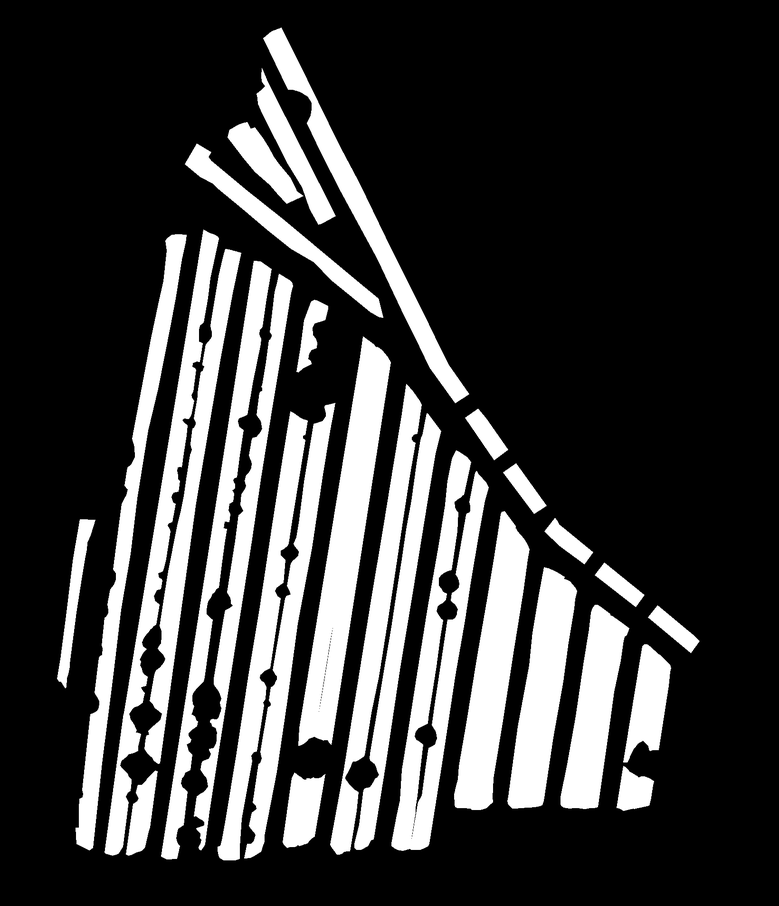
#> input picture 1. Satellite/Dataset/ITESM_20/PASCAL_format/SegmentationClass/1-Estado de Mexico-TEC.png, 779 x 906 px, shrunk from 1640 x 1907 before the run, found by its file name; its folder holds only this picture in this run
$ jupyter execute '2. Annotations.ipynb'   (older library calls are emulated)
#> lines starting #> are read from the running program, lines starting #| are printed output that depends on the picture; after the words box and inside, x2 and y2 are one past the last pixel; in counts of white or black regions, pixels touching at a corner belong together
[cell 1]
import os

database_path=r'C:\Users\nhurst\Desktop\dataset'

image_root_path = os.path.join(database_path,r"PASCAL_format\SegmentationClass")
root_path = os.path.join(database_path,r'PASCAL_format\Annotations')

#image_root_path = r"C:\Users\langh\Dropbox\MCC-I Masters\Thesis\A17\1. Training 400\scripts\jittering\test\SegmentationClass"
#root_path = r'C:\Users\langh\Dropbox\MCC-I Masters\Thesis\A17\1. Training 400\scripts\jittering\test\Annotations'

lista = [f.replace(".png","") for f in os.listdir(image_root_path) if f.endswith(".png")]
# and f.find("-")!=-1

print(lista[:5])

[cell 2]
import cv2

def ReadBWImage(file):
#> called with file = '1-Estado de Mexico-TEC'
    src = cv2.imread(os.path.join(image_root_path,"{}.png".format(file)), 1)
#> src is the input picture: shape (906, 779, 3); min 0, max 255, mean 57.3
    return src

def ExtractBoundingBox(file):
    if(os.path.exists(file)):
        file=os.path.splitext(os.path.basename(file))[0]
    #print(file)
    src = ReadBWImage(file)
    src_gray = cv2.cvtColor(src, cv2.COLOR_BGR2GRAY)
    ret, threshold_output = cv2.threshold(src_gray, 100, 255, cv2.THRESH_BINARY)
#> threshold_output: shape (906, 779); 22.7% white; 29 white regions
    im2, contours, hierarchy = cv2.findContours(threshold_output, cv2.RETR_TREE, cv2.CHAIN_APPROX_SIMPLE)
#> contours = 30 contours, 1 with area under 20; largest, box (x1, y1, x2, y2) and area: (298, 337, 391, 746) 12767, (391, 450, 489, 851) 11794, (454, 511, 530, 810) 9800, (75, 234, 187, 850) 9121, (104, 230, 219, 856) 8970
    src_gray = cv2.cvtColor(src_gray, cv2.COLOR_GRAY2BGR)
    boundRect=[]
    for i, contour in enumerate(contours):
        boundRect.append([coord for coord in cv2.boundingRect(contour)])
#> this loop made 30 passes
#> contour on pass 14: [[414, 814], [415, 813], [416, 814], [415, 815]]
#> after the loop, boundRect = 30 items, first 6: [282, 773, 44, 75], [126, 770, 32, 86], [616, 766, 38, 45], [623, 644, 48, 119], [648, 605, 52, 48], [560, 605, 69, 204]
        # print(boundRect[i])
    return boundRect, src_gray

[cell 3]
import cv2
from matplotlib import pyplot as plt

for file in lista[:5]:
    boundRects,src_gray = ExtractBoundingBox(file)
#> boundRects has the same summary as boundRect in ExtractBoundingBox
    for boundRect in boundRects:
        src_gray=cv2.rectangle(src_gray, (boundRect[0], boundRect[1]), (boundRect[0]+boundRect[2], boundRect[1]+boundRect[3]), (255,0,0), 2)
#> this loop made 30 passes
#> pass 1, `src_gray=cv2.rectangle(src_gray, (boundRect[0], boundRect[1]), (boundR..`:
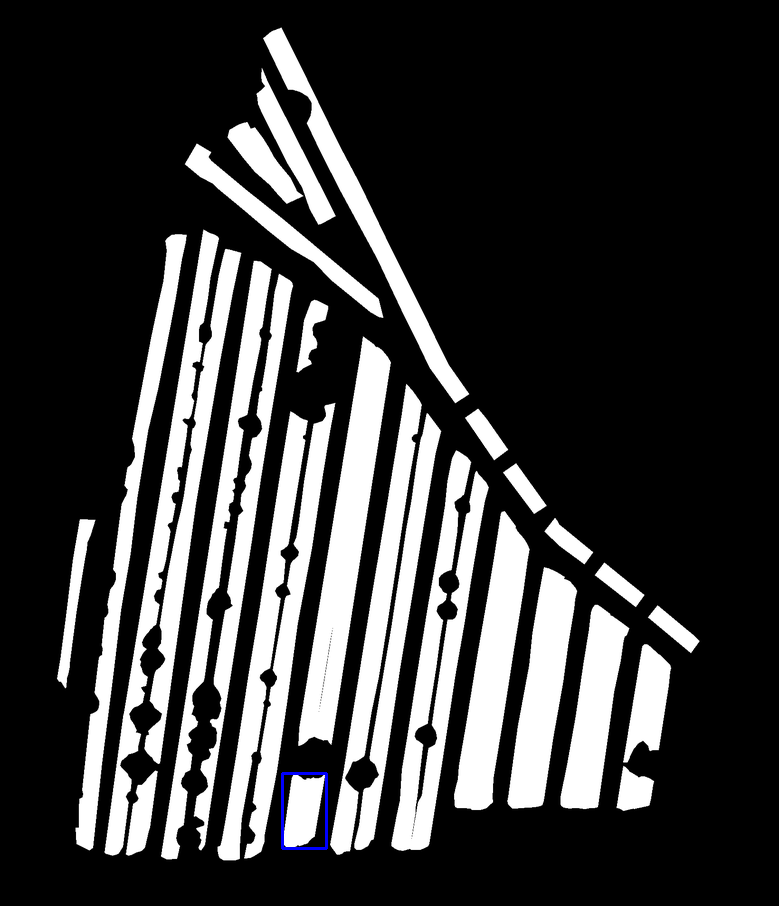
#> src_gray: shape (906, 779, 3); 0.1% of pixels changed, all inside (x1, y1, x2, y2) = (281, 772, 328, 850)
#> pass 2, `src_gray=cv2.rectangle(src_gray, (boundRect[0], boundRect[1]), (boundR..`:
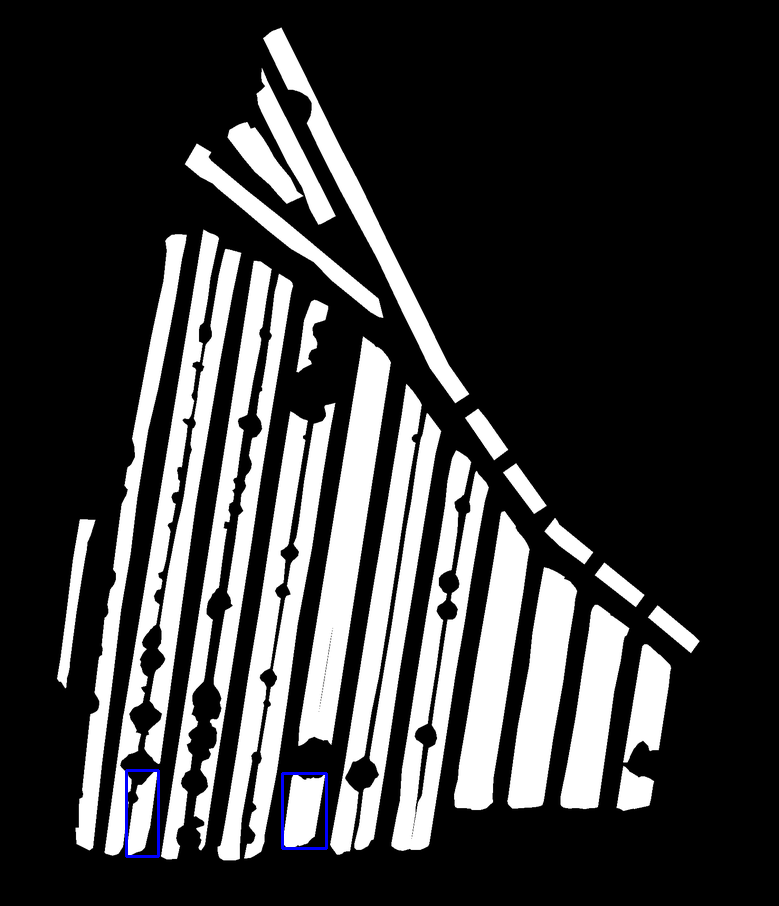
#> src_gray: shape (906, 779, 3); 0.1% of pixels changed, all inside (x1, y1, x2, y2) = (125, 769, 160, 858)
#> pass 3, `src_gray=cv2.rectangle(src_gray, (boundRect[0], boundRect[1]), (boundR..`:
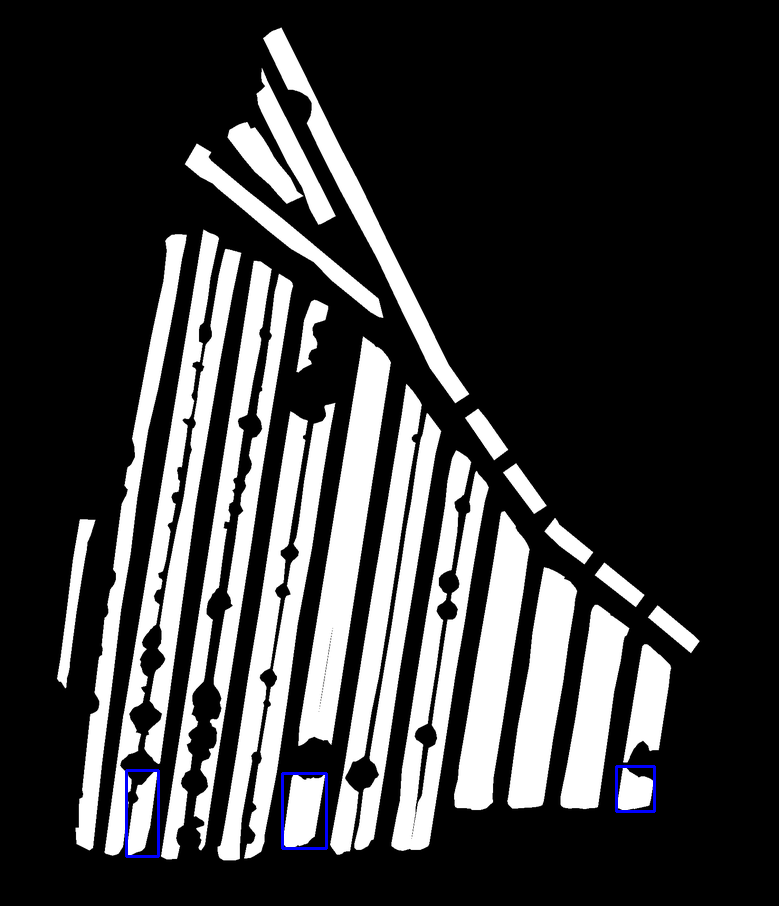
#> src_gray: shape (906, 779, 3); 0.07% of pixels changed, all inside (x1, y1, x2, y2) = (615, 765, 656, 813)
#> after the loop:
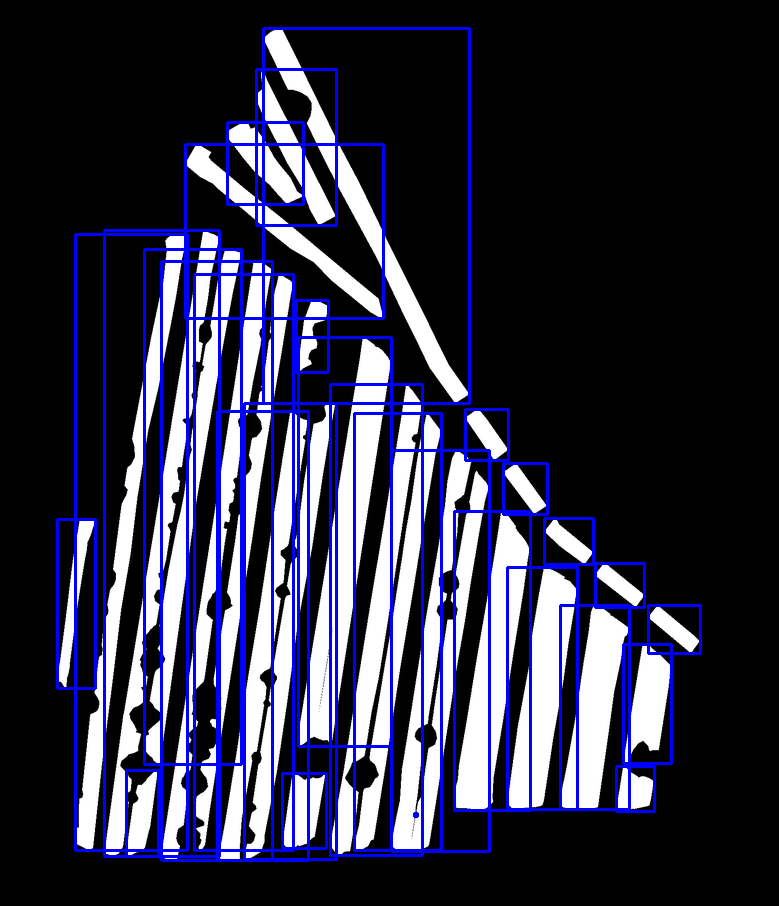
#> src_gray: shape (906, 779, 3); 7.95% of pixels changed, all inside (x1, y1, x2, y2) = (56, 27, 702, 862)

    width = 12
    height = 12
    plt.figure(figsize=(width, height))
    plt.axis("off")
    plt.imshow(src_gray)
    plt.show()

[cell 4]
import os
from lxml import etree

def GenerateFile(filename, xml):
    s = etree.tostring(root, pretty_print=True).decode("utf-8")
    file_path = os.path.join(root_path, filename)
    if(os.path.isfile(file_path)):
        # os.remove(file_path)
        return
    with open(file_path, 'w') as f:
        f.write(s)
    #print("file written:", file_path)

[cell 5]
from lxml import etree
import json
import numpy as np
from PIL import Image

def GenerateXML(file):
#> called with file = '1-Estado de Mexico-TEC'
    _mask_path = os.path.join(image_root_path,file+'.png')

    root = etree.Element('annotation')
    folder = etree.Element('folder')
    folder.text = 'VOC2012'
    root.append(folder)

    filename = etree.Element('filename')
    filename.text = file + '.jpg'
    root.append(filename)

    source = etree.Element('source')
    database = etree.Element('database')
    database.text = 'The VOC2007 Database'
    source.append(database)
    annotation = etree.Element('annotation')
    annotation.text = 'PASCAL VOC2007'
    source.append(annotation)
    root.append(source)

    new_image_root_path=os.path.join(image_root_path, '../JPEGImages')
    _image_path = os.path.join(new_image_root_path,file+'.jpg')
    if(not os.path.exists(_image_path)):
        return None
    _im = Image.open(_image_path)
    _width, _height = _im.size
    _width, _height = str(_width), str(_height)
    size = etree.Element('size')
    width = etree.Element('width')
    width.text = _width
    size.append(width)
    height = etree.Element('height')
    height.text = _height
    size.append(height)
    depth = etree.Element('depth')
    depth.text = '3' # TODO
    size.append(depth)
    root.append(size)

    segmented = etree.Element('segmented')
    segmented.text = '1'
    root.append(segmented)

    boundRects,src_gray = ExtractBoundingBox(_mask_path)
#> the loop in ExtractBoundingBox (call 2), `for i, contour in enumerate(contours):` made 30 passes
#> boundRects has the same summary as boundRect in ExtractBoundingBox

    for _shape in boundRects:
        objecta = etree.Element('object')
        name = etree.Element('name')
        name.text = 'parkingspot'
        objecta.append(name)
        pose = etree.Element('pose')
        pose.text = 'Frontal'
        objecta.append(pose)
        truncated = etree.Element('truncated')
        truncated.text = '0'
        objecta.append(truncated)
        difficult = etree.Element('difficult')
        difficult.text = '0'
        objecta.append(difficult)

        _xmin, _ymin, _xmax, _ymax = _shape[0], _shape[1], _shape[0]+_shape[2], _shape[1]+_shape[3]
        _xmin, _ymin, _xmax, _ymax = str(_xmin), str(_ymin), str(_xmax), str(_ymax)

        bndbox = etree.Element('bndbox')
        xmin = etree.Element('xmin')
        xmin.text = _xmin
        bndbox.append(xmin)
        ymin = etree.Element('ymin')
        ymin.text = _ymin
        bndbox.append(ymin)
        xmax = etree.Element('xmax')
        xmax.text = _xmax
        bndbox.append(xmax)
        ymax = etree.Element('ymax')
        ymax.text = _ymax
        bndbox.append(ymax)
        objecta.append(bndbox)

        root.append(objecta)
#> this loop made 30 passes

    return root

#root = GenerateXML(f)
#GenerateFile("24833427.xml", root)
for i, f in enumerate(lista):
    if(i%1000==0):
        print(f)
    root = GenerateXML(f)
    if root is not None:
        GenerateFile(f + ".xml", root)

print("Finished!")

$ run again, on 1. Satellite/Dataset/ITESM_20/PASCAL_format/SegmentationClass/9-Estado de Mexico-TEC.png
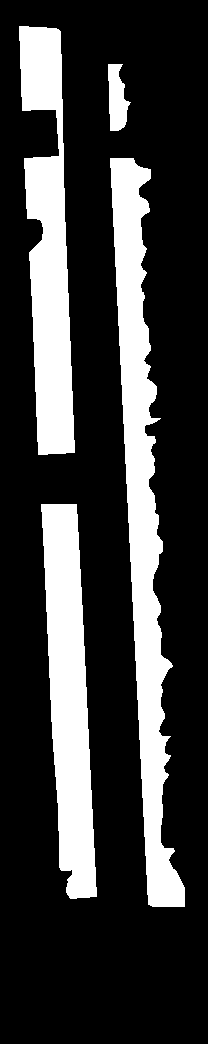
#> input picture 1. Satellite/Dataset/ITESM_20/PASCAL_format/SegmentationClass/9-Estado de Mexico-TEC.png, 208 x 1044 px, found by its file name
#> in ReadBWImage, src is the input picture: shape (1044, 208, 3); 23.1% white; 4 white regions, box (x1, y1, x2, y2) and area: (110, 158, 185, 907) 20615, (19, 26, 75, 455) 14500, (41, 504, 97, 899) 13964, (108, 64, 131, 131) 1024
#> contours = 4 contours; box (x1, y1, x2, y2) and area: (110, 158, 185, 907) 19800, (19, 26, 75, 455) 13998, (41, 504, 97, 899) 13534, (108, 64, 131, 131) 943
#> the loop in ExtractBoundingBox, `for i, contour in enumerate(contours):` made 4 passes
#> after the loop in ExtractBoundingBox, `for i, contour in enumerate(contours):`: boundRect = [[41, 504, 56, 395], [110, 158, 75, 749], [108, 64, 23, 67], [19, 26, 56, 429]]
#> `boundRects,src_gray = ExtractBoundingBox(file)`: boundRects has the same summary as boundRect in ExtractBoundingBox
#> the loop `for boundRect in boundRects:` made 4 passes
#> pass 1, `src_gray=cv2.rectangle(src_gray, (boundRect[0], boundRect[1]), (boundR..`:
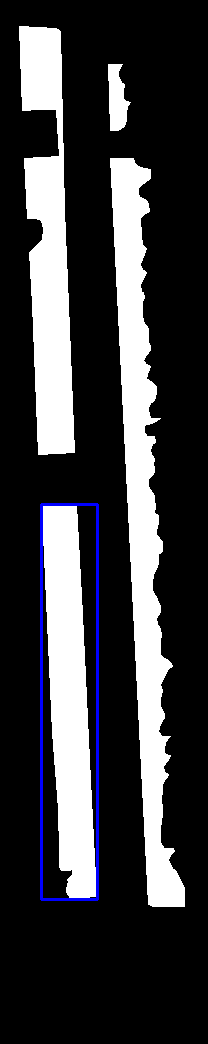
#> src_gray: shape (1044, 208, 3); 1.24% of pixels changed, all inside (x1, y1, x2, y2) = (40, 503, 99, 901)
#> after the loop `for boundRect in boundRects:`:
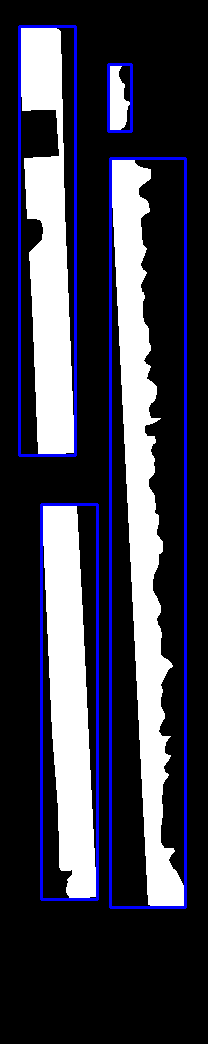
#> src_gray: shape (1044, 208, 3); mean B, G, R 71.3, 58.3, 58.3
#> the loop in ExtractBoundingBox (call 2), `for i, contour in enumerate(contours):` made 4 passes
#> in GenerateXML, `boundRects,src_gray = ExtractBoundingBox(_mask_path)`: boundRects has the same summary as boundRect in ExtractBoundingBox
#> the loop in GenerateXML, `for _shape in boundRects:` made 4 passes

$ run again, on 1. Satellite/Dataset/ITESM_20/PASCAL_format/SegmentationClass/Ejecutivo-TecMilenio.png
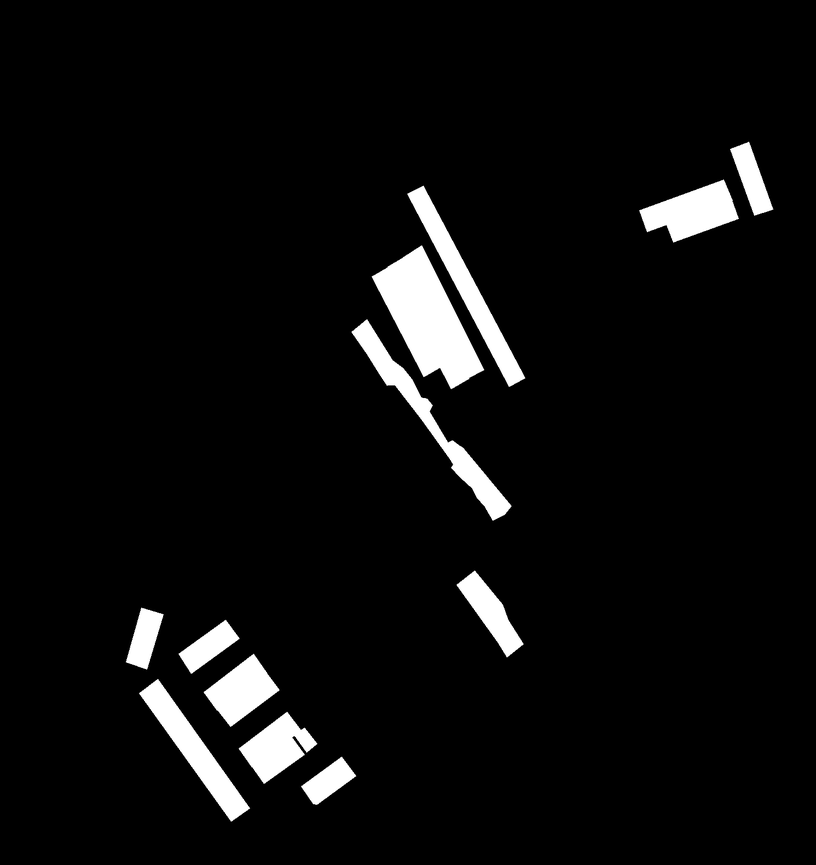
#> input picture 1. Satellite/Dataset/ITESM_20/PASCAL_format/SegmentationClass/Ejecutivo-TecMilenio.png, 816 x 865 px, shrunk from 1491 x 1580 before the run, found by its file name
#> in ReadBWImage, src is the input picture: shape (865, 816, 3); min 0, max 255, mean 13
#> threshold_output: shape (865, 816); 5.2% white; 12 white regions
#> contours = 12 contours; largest, box (x1, y1, x2, y2) and area: (372, 245, 484, 389) 7450, (352, 319, 512, 521) 4076, (407, 186, 525, 387) 3862, (139, 679, 250, 822) 3622, (639, 179, 739, 243) 3328
#> the loop in ExtractBoundingBox, `for i, contour in enumerate(contours):` made 12 passes
#> after the loop in ExtractBoundingBox, `for i, contour in enumerate(contours):`: boundRect = [[301, 757, 55, 48], [239, 712, 78, 72], [139, 679, 111, 143], [204, 654, 75, 73], [179, 620, 61, 54], [126, 608, 38, 62], [457, 571, 67, 86], [352, 319, 160, 202], [372, 245, 112, 144], [407, 186, 118, 201], [639, 179, 100, 64], [730, 142, 43, 74]]
#> `boundRects,src_gray = ExtractBoundingBox(file)`: boundRects has the same summary as boundRect in ExtractBoundingBox
#> the loop `for boundRect in boundRects:` made 12 passes
#> pass 1, `src_gray=cv2.rectangle(src_gray, (boundRect[0], boundRect[1]), (boundR..`:
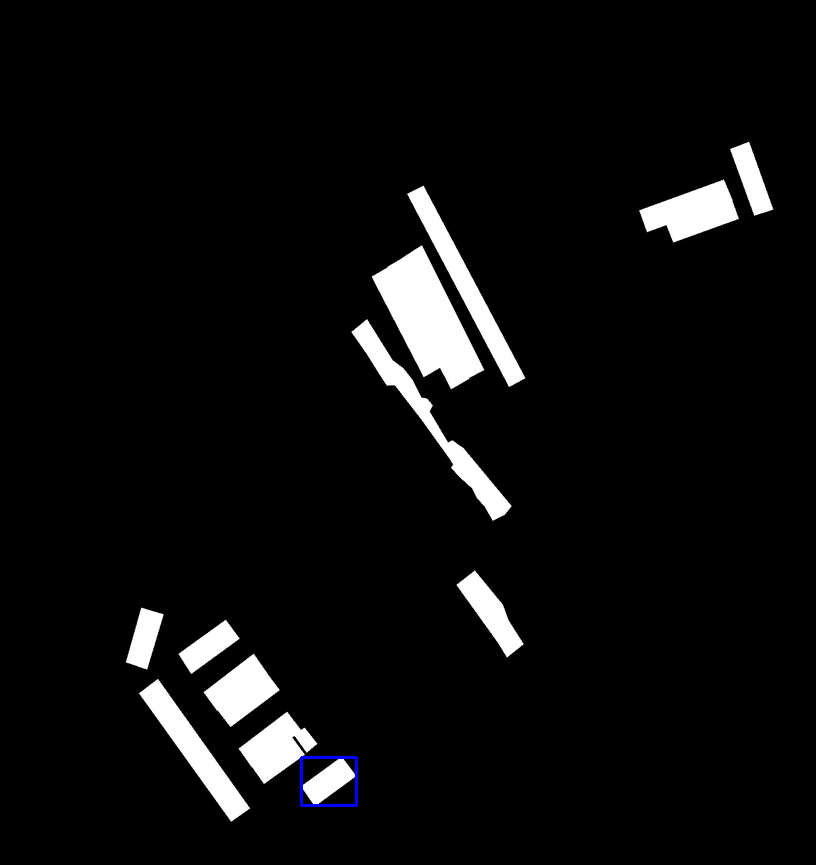
#> src_gray: shape (865, 816, 3); 0.09% of pixels changed, all inside (x1, y1, x2, y2) = (300, 756, 358, 807)
#> after the loop `for boundRect in boundRects:`:
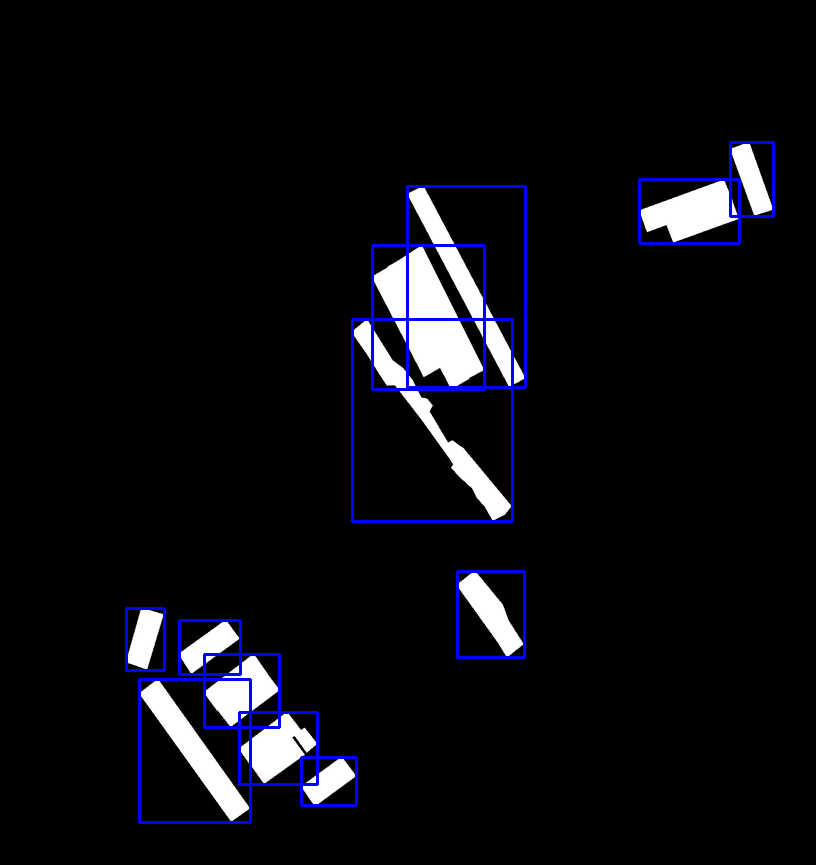
#> src_gray: shape (865, 816, 3); mean B, G, R 17.1, 12.3, 12.3
#> the loop in ExtractBoundingBox (call 2), `for i, contour in enumerate(contours):` made 12 passes
#> in GenerateXML, `boundRects,src_gray = ExtractBoundingBox(_mask_path)`: boundRects has the same summary as boundRect in ExtractBoundingBox
#> the loop in GenerateXML, `for _shape in boundRects:` made 12 passes
